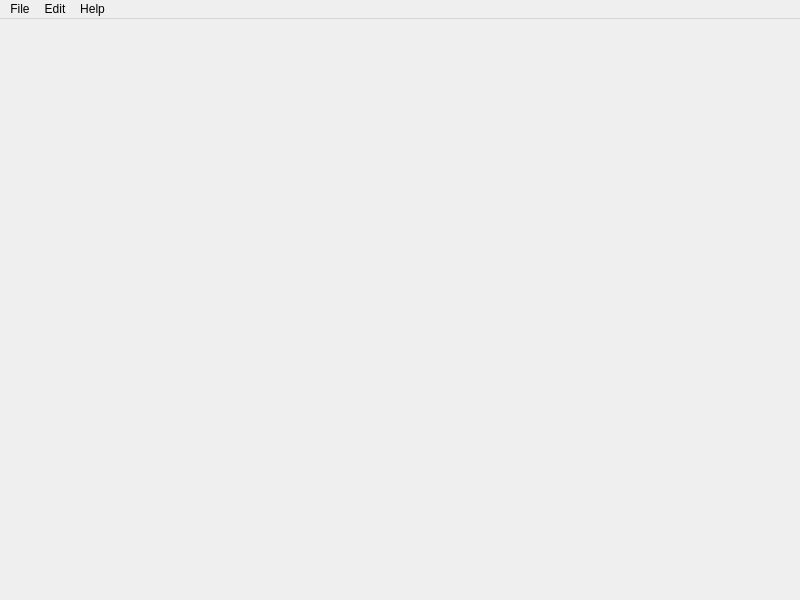
<?xml version="1.0" encoding="UTF-8"?>
<ui version="4.0">
 <class>MainWindow</class>
 <widget class="QMainWindow" name="MainWindow">
  <property name="geometry">
   <rect>
    <x>0</x>
    <y>0</y>
    <width>800</width>
    <height>600</height>
   </rect>
  </property>
  <property name="windowTitle">
   <string>MainWindow</string>
  </property>
  <widget class="QWidget" name="centralwidget"/>
  <widget class="QMenuBar" name="menubar">
   <property name="geometry">
    <rect>
     <x>0</x>
     <y>0</y>
     <width>800</width>
     <height>20</height>
    </rect>
   </property>
   <widget class="QMenu" name="menuFile">
    <property name="title">
     <string>File</string>
    </property>
    <addaction name="actionSave"/>
    <addaction name="actionLoad"/>
    <addaction name="actionNew"/>
    <addaction name="separator"/>
    <addaction name="actionQuit"/>
   </widget>
   <widget class="QMenu" name="menuEdit">
    <property name="title">
     <string>Edit</string>
    </property>
    <widget class="QMenu" name="menuPen_Mode">
     <property name="title">
      <string>Pen Mode</string>
     </property>
     <addaction name="actionDraw"/>
     <addaction name="actionSelect"/>
    </widget>
    <addaction name="actionCut"/>
    <addaction name="actionCopy"/>
    <addaction name="actionPaste"/>
    <addaction name="separator"/>
    <addaction name="menuPen_Mode"/>
   </widget>
   <widget class="QMenu" name="menuAbout">
    <property name="title">
     <string>Help</string>
    </property>
    <addaction name="actionAbout"/>
   </widget>
   <addaction name="menuFile"/>
   <addaction name="menuEdit"/>
   <addaction name="menuAbout"/>
  </widget>
  <action name="actionSave">
   <property name="text">
    <string>Save</string>
   </property>
   <property name="whatsThis">
    <string extracomment="Save this file set."/>
   </property>
  </action>
  <action name="actionLoad">
   <property name="text">
    <string>Load</string>
   </property>
  </action>
  <action name="actionNew">
   <property name="text">
    <string>New</string>
   </property>
  </action>
  <action name="actionQuit">
   <property name="text">
    <string>Quit</string>
   </property>
  </action>
  <action name="actionCut">
   <property name="text">
    <string>Cut</string>
   </property>
  </action>
  <action name="actionCopy">
   <property name="text">
    <string>Copy</string>
   </property>
  </action>
  <action name="actionPaste">
   <property name="text">
    <string>Paste</string>
   </property>
  </action>
  <action name="actionDraw">
   <property name="text">
    <string>Draw</string>
   </property>
  </action>
  <action name="actionSelect">
   <property name="text">
    <string>Select</string>
   </property>
  </action>
  <action name="actionAbout">
   <property name="text">
    <string>About</string>
   </property>
  </action>
 </widget>
 <resources/>
 <connections/>
</ui>
